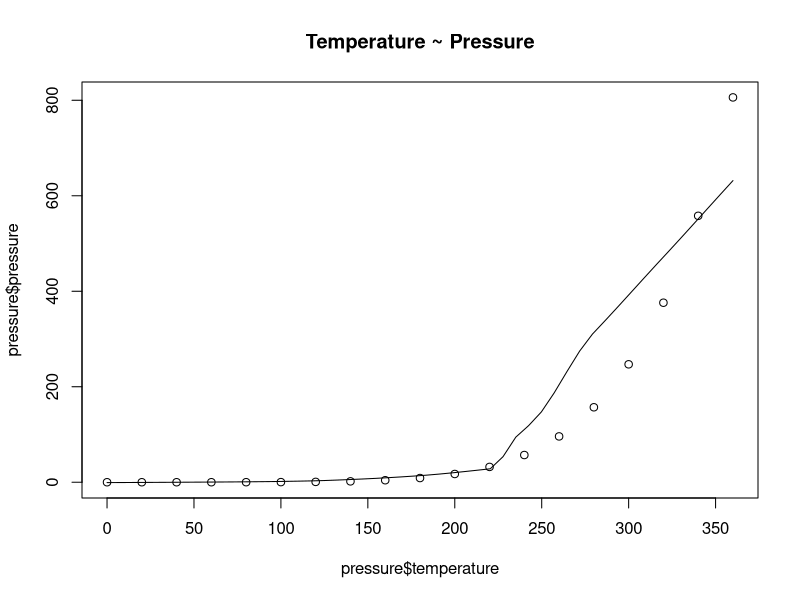
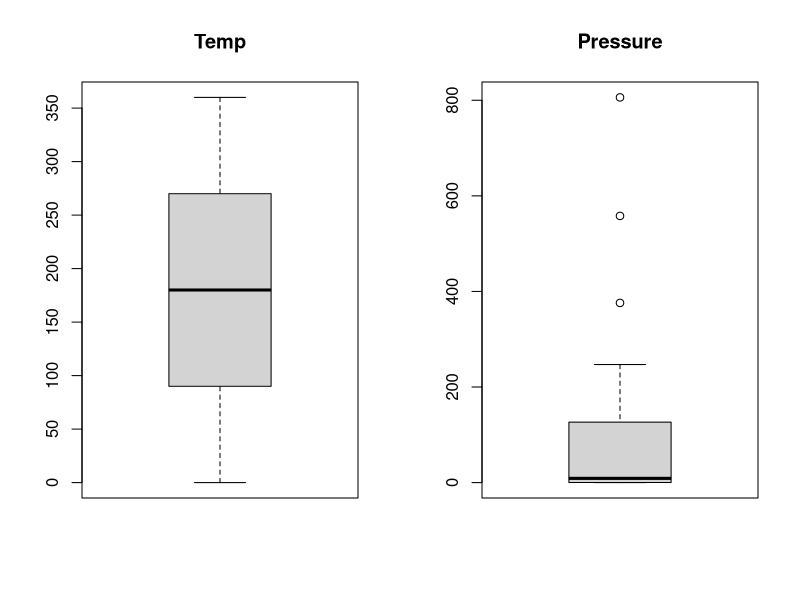
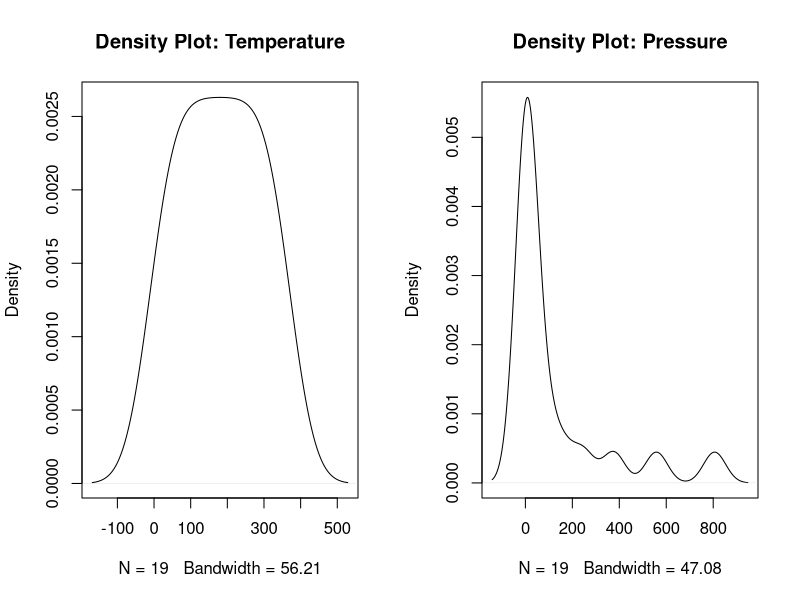
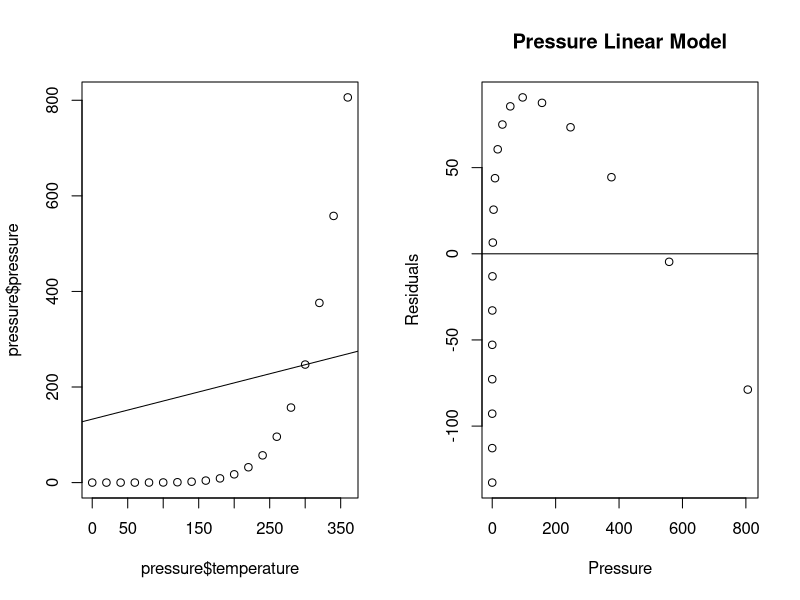
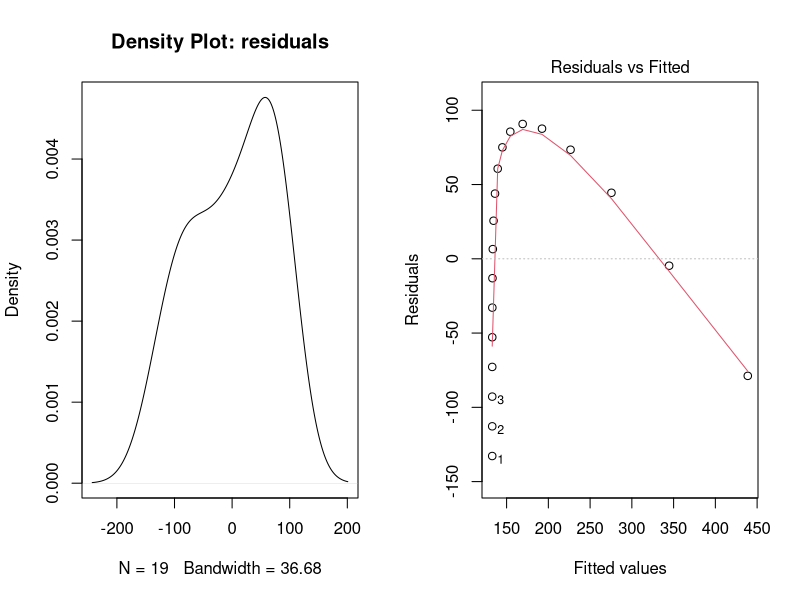
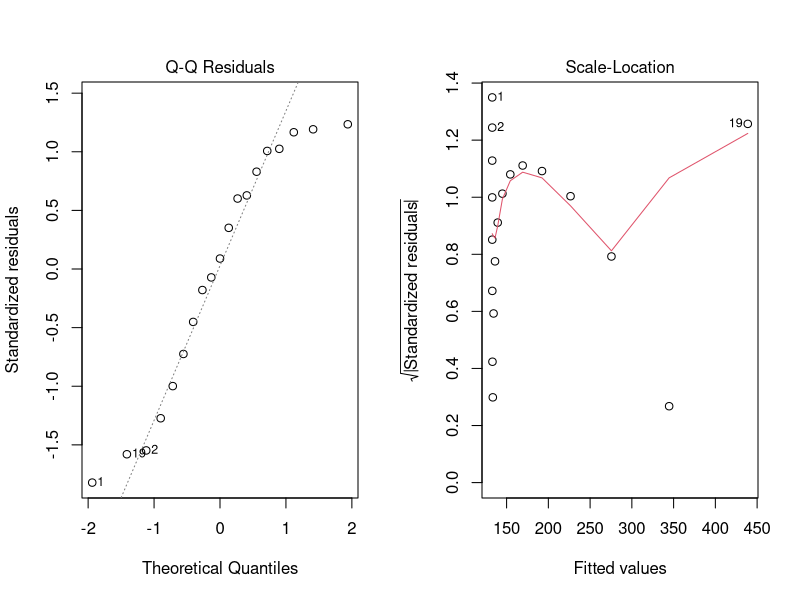
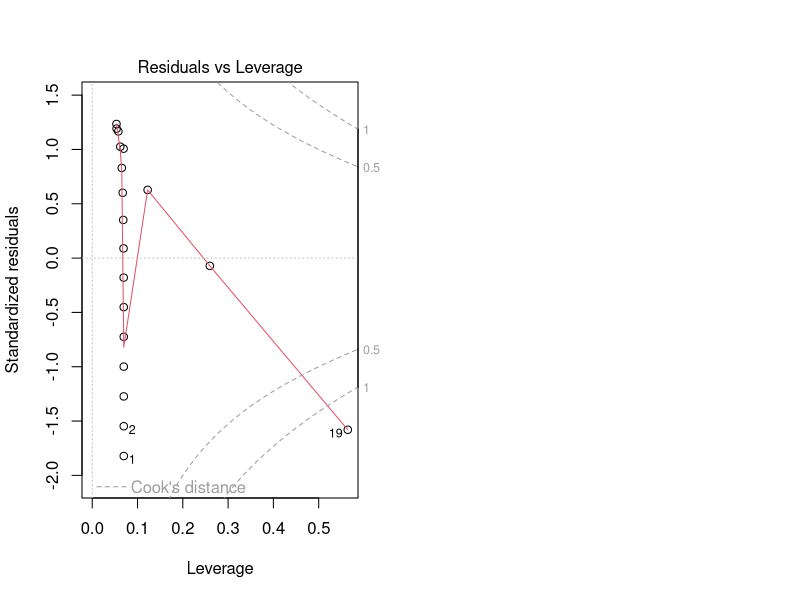

The R source for these figures, in order:
#inspecting start of dataset
head(pressure)

#1)inspecting the data
#a)correlation between the variables
cor(pressure$temperature, pressure$pressure)

#b)scatter plot of the data that shows both the points and a smoothed line of the points 
scatter.smooth(x=pressure$temperature, y=pressure$pressure, main="Temperature ~ Pressure")

#c)side-by-side box-plots of each variable, including outliers, and printing the observation number of any outliers in the console
par(mfrow=c(1, 2))  #divide graph area in 2 columns
boxplot(pressure$temperature, main="Temp") #box plot for 'Temperature'
boxplot.stats(pressure$temperature)$out #display outliers
boxplot(pressure$pressure, main="Pressure")  #box plot for 'Pressure'
boxplot.stats(pressure$pressure)$out #display outliers

#d)side-by-side graphs of the densities of the variables
#density of the variables. 
plot(density(pressure$temperature), main="Density Plot: Temperature")  #density plot for 'Temperature'
plot(density(pressure$pressure), main="Density Plot: Pressure") #density plot for 'Distance'

#2)fit a model and diagnostics
#a)linear model that predicts temperature from pressure. 
pressure.lm <- lm(temperature ~ pressure, data=pressure)

#b)regression line on a scatterplot of the data
plot(pressure$temperature, pressure$pressure)
abline(pressure.lm)

#c)plot of residuals density
pressure.res <- resid(pressure.lm) #compute the residuals
plot(pressure$pressure, pressure.res, ylab="Residuals", xlab="Pressure", main="Pressure Linear Model") #residuals against the observed values
abline(0, 0) #the horizon
plot(density(pressure.res), main="Density Plot: residuals") #residuals density

#d)plot function to generate the 4 graphs of the residuals vs fitted values,
plot(pressure.lm) # each plot individually
par(mfrow=c(2,2)) # 2x2 grid of plots

#3) describing results 
#a) equation that describes the linear model you have fitted
print(pressure.lm) #coefficent for equation
#y = 132.7907 + 0.3797x

#b) why the p-values for the variable pressure and the overall F test are so similar for this model.
summary(pressure.lm) #summary of results
#The F statistic is based on the number of variables and there are two variables therefore they are very similar. The F statistic also determines the p value hence they would be similar.

#c) appropriatness of linear model 
#i believe it is appropriate as the scatterplot of residuals should showed random scatter . If i had seen a curved relationship in the residual plot, i would say the linear model is not appropriate.